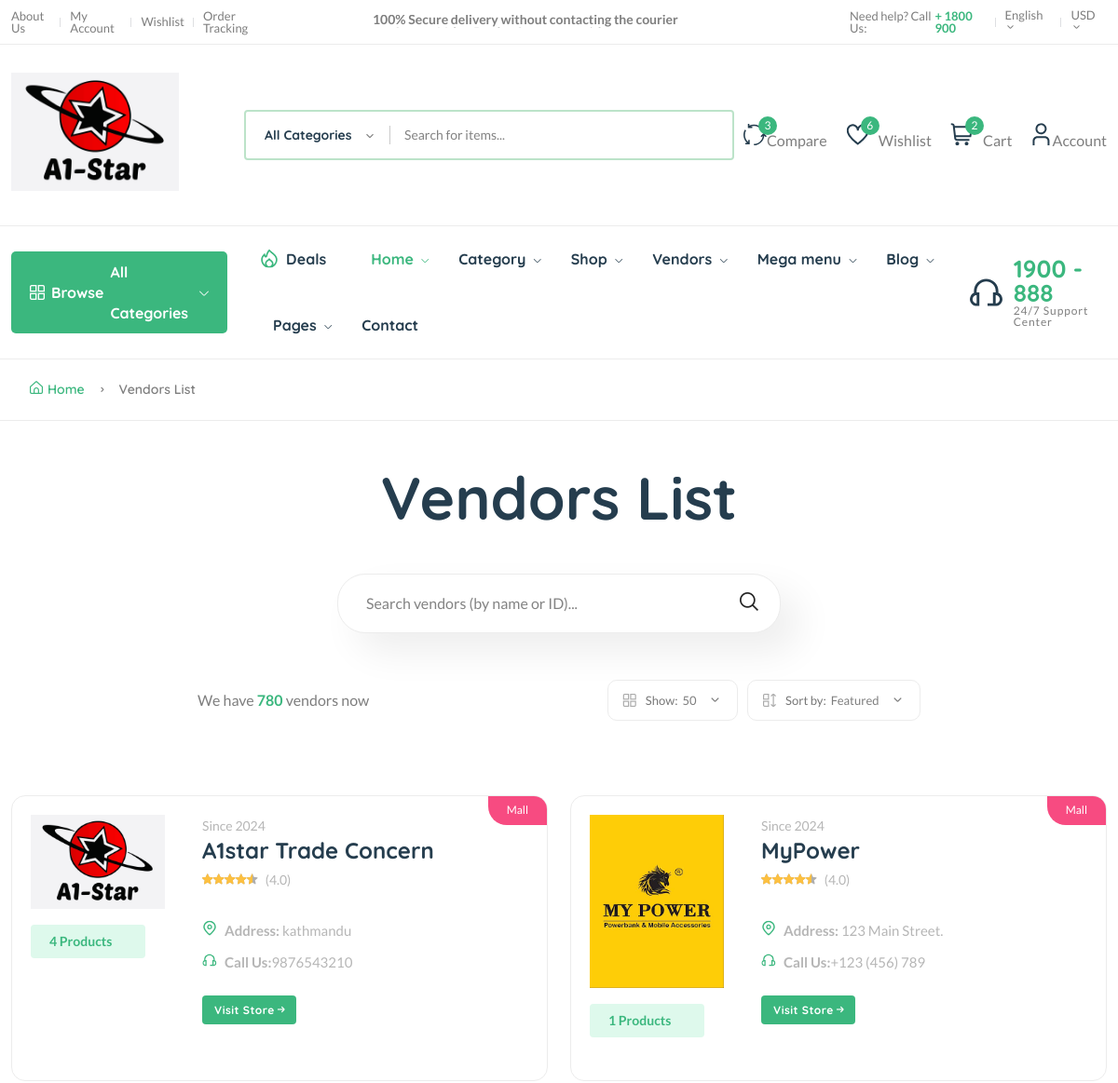
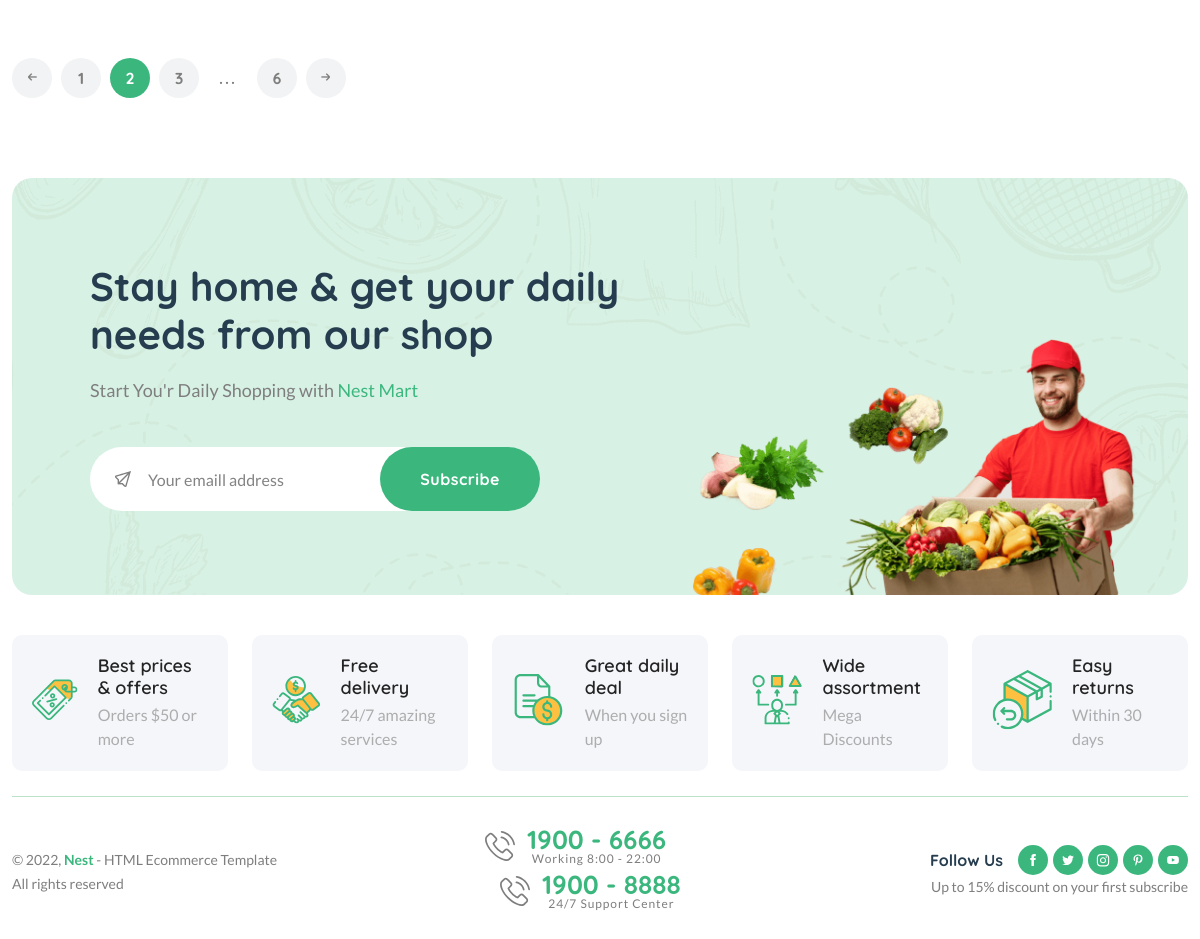
The app's page /vendors/ with its own data (2 pictures, top to bottom).
### core/models.py (models this page shows, shortened)
class Vendor(models.Model):
    vid = ShortUUIDField(unique=True, length=10, max_length=20, prefix="ven", alphabet="abcdefgh12345")
    title = models.CharField(max_length=100, default="A1star")
    image = models.ImageField(upload_to=user_directory_path, default="vendor.jpg")
    cover_image = models.ImageField(upload_to=user_directory_path, default="vendor.jpg")
    description = models.TextField(null=True, blank=True, default="An Amazing Vendor")
    address = models.CharField(max_length=100, default="123 Main Street.")
    contact = models.CharField(max_length=100, default="+123 (456) 789")
    chat_resp_time = models.CharField(max_length=100, default="100")
    shipping_on_time = models.CharField(max_length=100, default="100")
    authentic_rating = models.CharField(max_length=100, default="100")
    days_return = models.CharField(max_length=100, default="100")
    warranty_period = models.CharField(max_length=100, default="100")
    user = models.ForeignKey(User, on_delete=models.SET_NULL, null=True)
    date = models.DateTimeField(auto_now_add=True, null=True, blank=True)
    class Meta:
        verbose_name_plural = "Vendors"

### core/views.py (the view)
# urls.py: path("vendors/", vendor_list_view, name="vendor-list"),
def vendor_list_view(request):
    vendors = Vendor.objects.all()
    context = {
        "vendors": vendors,
    }
    return render(request, "core/vendor-list.html", context)

### core/context_processor.py (called while the page is built)
def default(request):
    categories = Category.objects.all()
    return{
        'categories':categories,
    }

### templates/core/vendor-list.html (shortened to what this page needs)
{% extends "partials/base.html" %}
{% load static %}
{% block content %}
    <main class="main pages mb-80">
        <div class="page-header breadcrumb-wrap">
            <div class="container">
                <div class="breadcrumb">
                    <a href="index.html" rel="nofollow"><i class="fi-rs-home mr-5"></i>Home</a>
                    <span></span> Vendors List
                </div>
            </div>
        </div>
        <div class="page-content pt-50">
            <div class="container">
                <div class="archive-header-2 text-center">
                    <h1 class="display-2 mb-50">Vendors List</h1>
                    <div class="row">
                        <div class="col-lg-5 mx-auto">
                            <div class="sidebar-widget-2 widget_search mb-50">
                                <div class="search-form">
                                    <form action="#">
                                        <input type="text" placeholder="Search vendors (by name or ID)..." />
                                        <button type="submit"><i class="fi-rs-search"></i></button>
                                    </form>
                                </div>
                            </div>
                        </div>
                    </div>
                </div>
                <div class="row mb-50">
                    <div class="col-12 col-lg-8 mx-auto">
                        <div class="shop-product-fillter">
                            <div class="totall-product">
                                <p>We have <strong class="text-brand">780</strong> vendors now</p>
                            </div>
                            <div class="sort-by-product-area">
                                <div class="sort-by-cover mr-10">
                                    <div class="sort-by-product-wrap">
                                        <div class="sort-by">
                                            <span><i class="fi-rs-apps"></i>Show:</span>
                                        </div>
                                        <div class="sort-by-dropdown-wrap">
                                            <span> 50 <i class="fi-rs-angle-small-down"></i></span>
                                        </div>
                                    </div>
                                </div>
                                <div class="sort-by-cover">
                                    <div class="sort-by-product-wrap">
                                        <div class="sort-by">
                                            <span><i class="fi-rs-apps-sort"></i>Sort by:</span>
                                        </div>
                                        <div class="sort-by-dropdown-wrap">
                                            <span> Featured <i class="fi-rs-angle-small-down"></i></span>
                                        </div>
                                    </div>
                                </div>
                            </div>
                        </div>
                    </div>
                </div>
                <div class="row vendor-grid">
                    {% for v in vendors %}
                    <div class="col-lg-6 col-md-6 col-12 col-sm-6">
                        <div class="vendor-wrap style-2 mb-40">
                            <div class="product-badges product-badges-position product-badges-mrg">
                                <span class="hot">Mall</span>
                            </div>
                            <div class="vendor-img-action-wrap">
                                <div class="vendor-img">
                                    <a href="{% url 'core:vendor-detail' v.vid %}">
                                        <img class="default-img" src="{{v.image.url}}" alt="" />
                                    </a>
                                </div>
                                <div class="mt-10">
                                    <span class="font-small total-product">{{v.product.all.count}} Products</span>
                                </div>
                            </div>
                            <div class="vendor-content-wrap">
                                <div class="mb-30">
                                    <div class="product-category">
                                        <span class="text-muted">Since {{v.date|date:"Y"}}</span>
                                    </div>
                                    <h4 class="mb-5"><a href="{% url 'core:vendor-detail' v.vid %}">{{v.title}}</a></h4>
                                    <div class="product-rate-cover">
                                        <div class="product-rate d-inline-block">
                                            <div class="product-rating" style="width: 90%"></div>
                                        </div>
                                        <span class="font-small ml-5 text-muted"> (4.0)</span>
                                    </div>
                                    <div class="vendor-info d-flex justify-content-between align-items-end mt-30">
                                        <ul class="contact-infor text-muted">
                                            <li><img src="assets/imgs/theme/icons/icon-location.svg" alt="" /><strong>Address: </strong> <span>{{v.address}}</span></li>
                                            <li><img src="assets/imgs/theme/icons/icon-contact.svg" alt="" /><strong>Call Us:</strong><span>{{v.contact}}</span></li>
                                        </ul>
                                        <br>
                                    </div>
                                    <br>
                                    <a href="{% url 'core:vendor-detail' v.vid %}" class="btn btn-xs">Visit Store <i class="fi-rs-arrow-small-right"></i></a>
                                </div>
                            </div>
                        </div>
                    </div>
                    {% endfor %}
                </div>
                <div class="pagination-area mt-20 mb-20">
                    <nav aria-label="Page navigation example">
                        <ul class="pagination justify-content-start">
                            <li class="page-item">
                                <a class="page-link" href="#"><i class="fi-rs-arrow-small-left"></i></a>
                            </li>
                            <li class="page-item"><a class="page-link" href="#">1</a></li>
                            <li class="page-item active"><a class="page-link" href="#">2</a></li>
                            <li class="page-item"><a class="page-link" href="#">3</a></li>
                            <li class="page-item"><a class="page-link dot" href="#">...</a></li>
                            <li class="page-item"><a class="page-link" href="#">6</a></li>
                            <li class="page-item">
                                <a class="page-link" href="#"><i class="fi-rs-arrow-small-right"></i></a>
                            </li>
                        </ul>
                    </nav>
                </div>
            </div>
        </div>
    </main>
{% endblock content %}

### records on screen
Vendor: image (picture), product.all.count "4", date "2024", title "A1star Trade Concern", address "kathmandu", contact "9876543210"
Vendor: image (picture), product.all.count "1", date "2024", title "MyPower", address "123 Main Street.", contact "+123 (456) 789"
